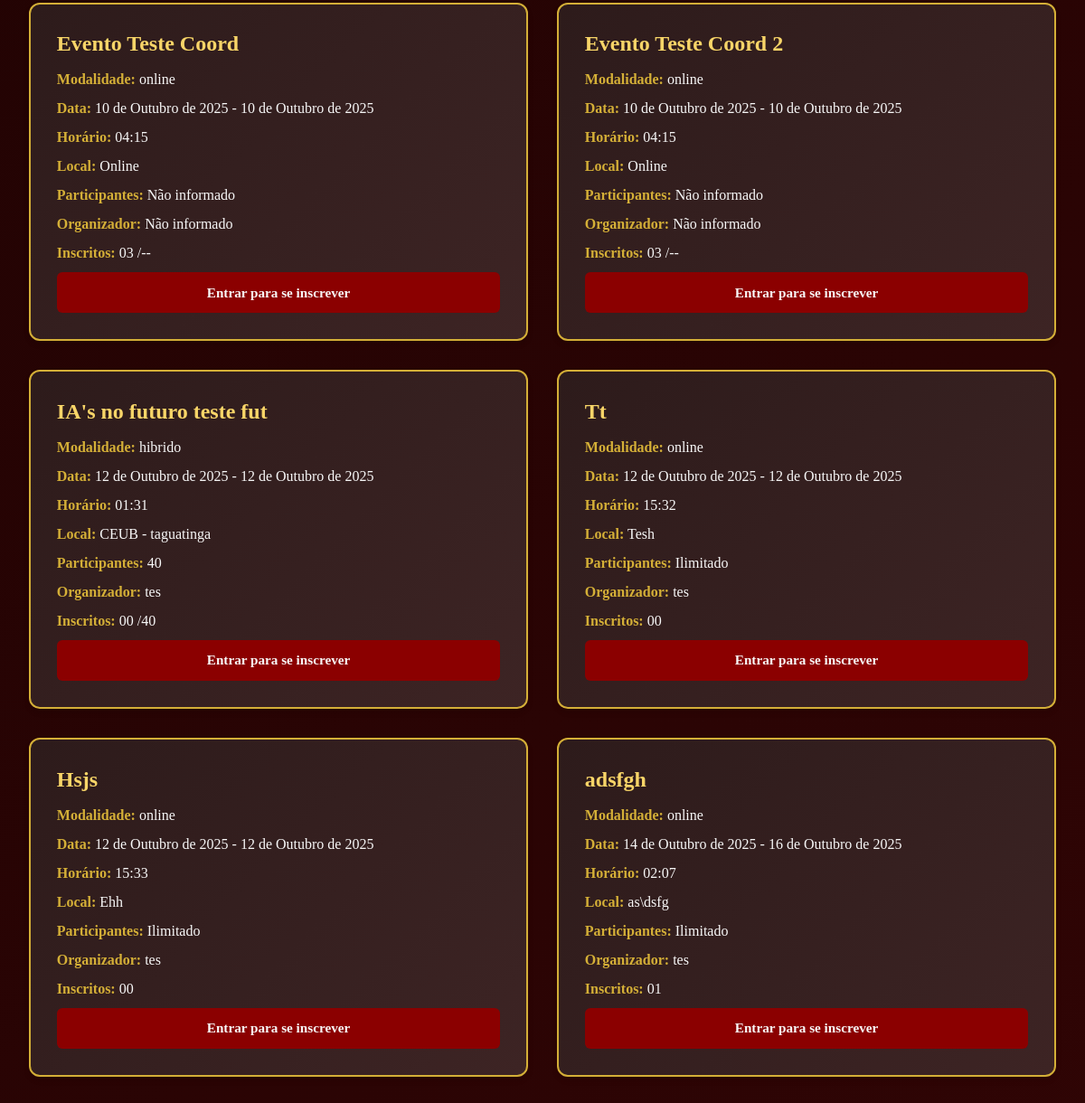
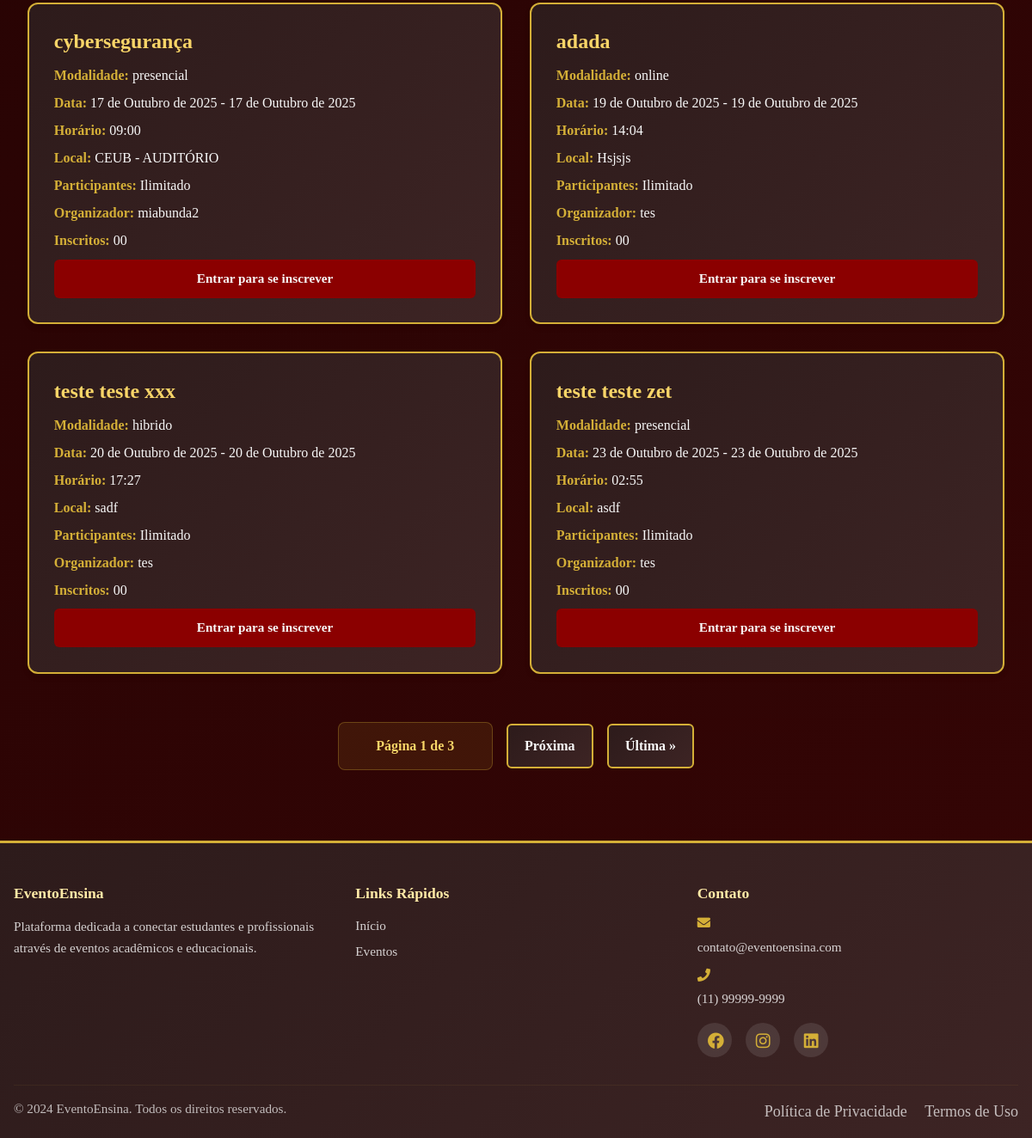
The app's page /eventos/ (lower part), older data (2 pictures, top to bottom).
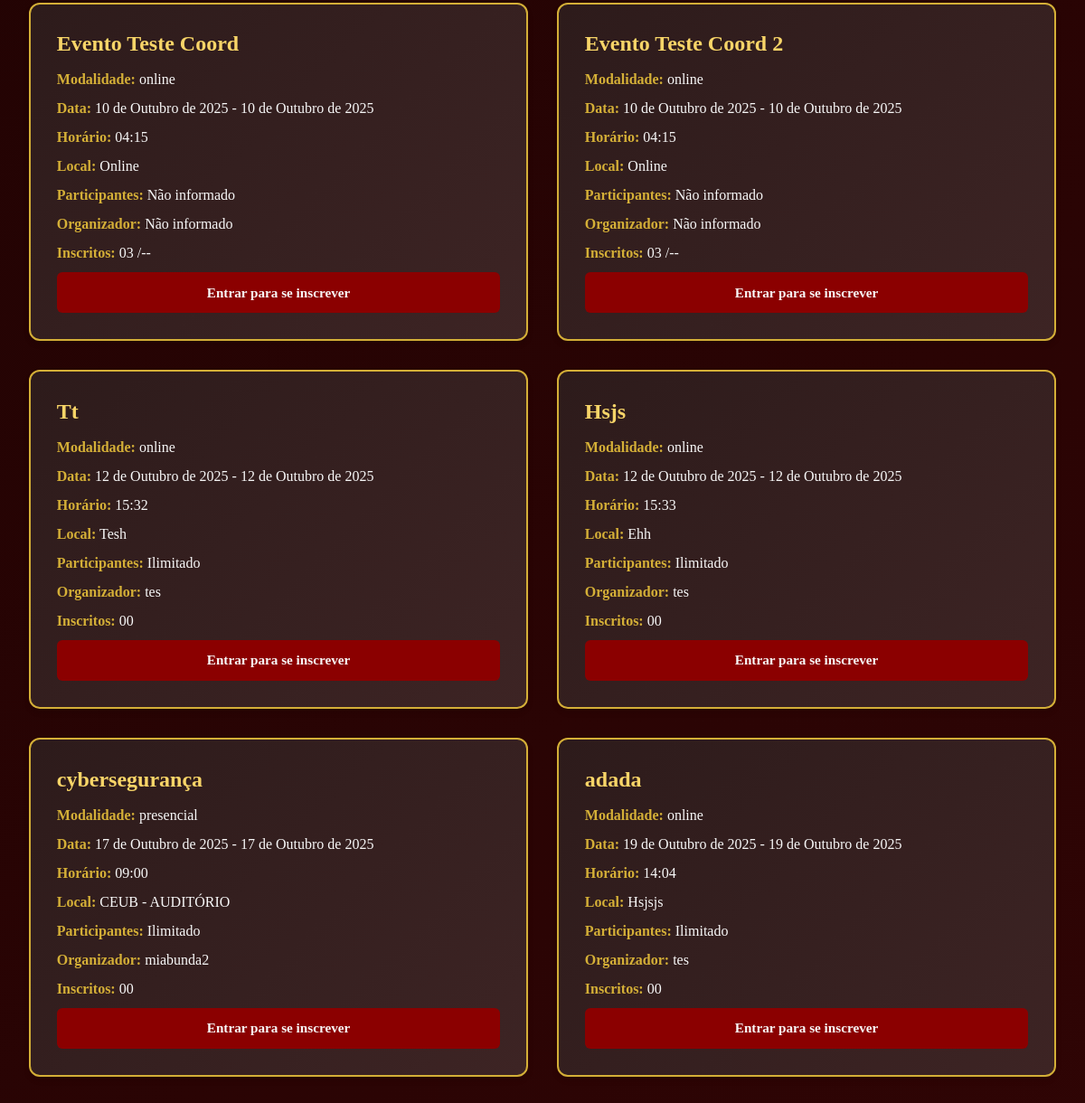
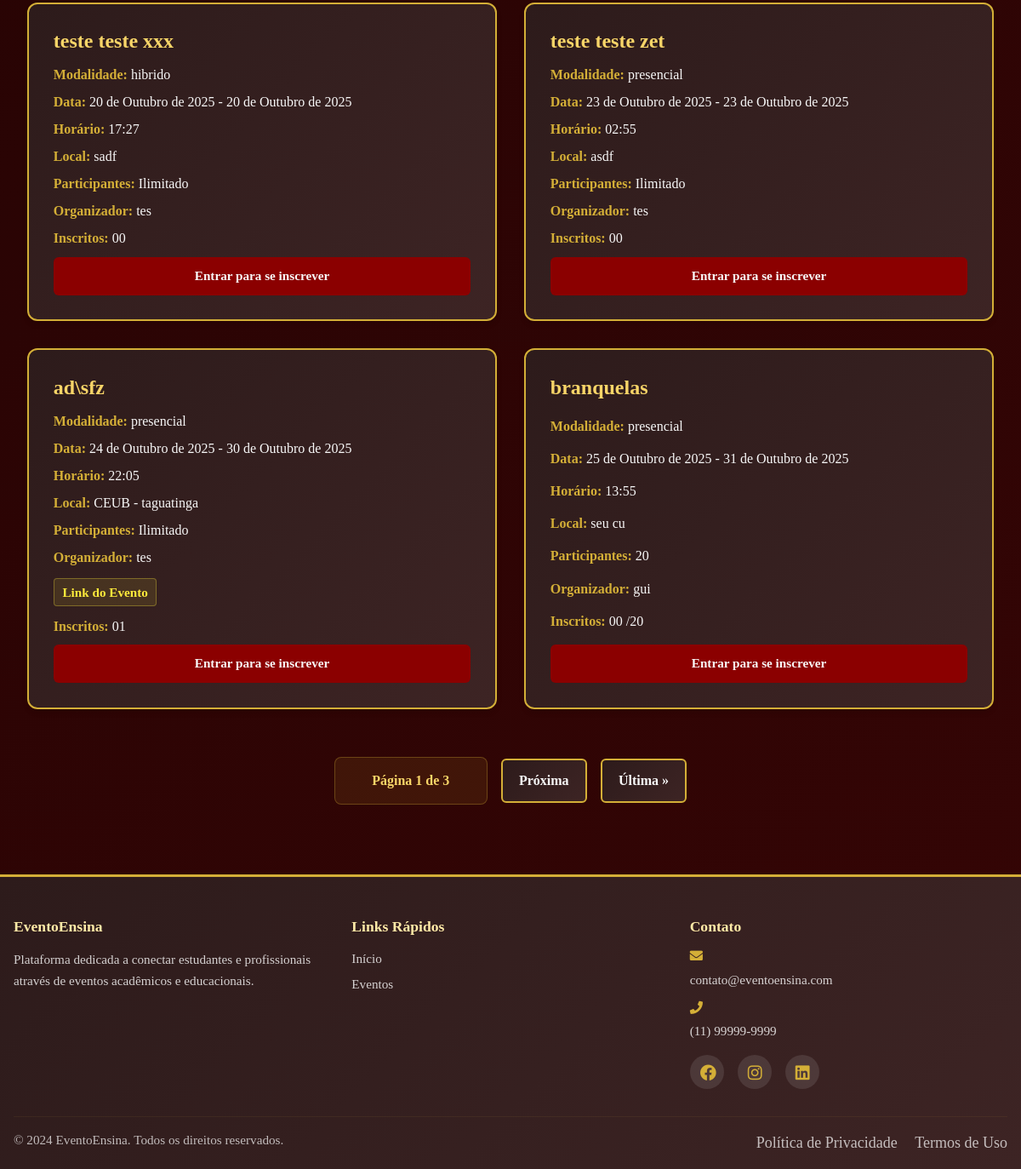
The same page, newer data (2 pictures, top to bottom).
### eventos/models.py (models this page shows, shortened)
class Evento(models.Model):
    MODALIDADES = [
        ('online', 'Online'),
        ('presencial', 'Presencial'),
        ('hibrido', 'Híbrido'),
    ]
    titulo = models.CharField(max_length=200)
    tipo = models.ForeignKey(TipoEvento, on_delete=models.CASCADE)
    modalidade = models.CharField(max_length=10, choices=MODALIDADES)
    data_inicio = models.DateField()
    data_fim = models.DateField()
    horario = models.TimeField()
    local = models.CharField(max_length=200, blank=True, null=True)
    link = models.URLField(blank=True, null=True)
    quantidade_participantes = models.PositiveIntegerField(null=True, blank=True)
    sem_limites = models.BooleanField(default=False)
    organizador = models.CharField(max_length=200, null=True, blank=True)
    criador = dj_models.ForeignKey(
        'usuarios.Usuario',
        on_delete=dj_models.SET_NULL,
        null=True,
        blank=True,
        related_name='eventos_criados'
    )
    def evento_thumb_upload_to(instance, filename):
        """
        Define o caminho da imagem principal (thumb) do evento.
        Sempre substitui a anterior com nome fixo 'thumb.ext'.
        """
        date_str = instance.data_inicio.strftime('%Y_%m_%d') if instance.data_inicio else 'sem_data'
        slug = slugify(instance.titulo)
        ext = os.path.splitext(filename)[1]
        return f'eventos/{date_str}_{slug}/thumb{ext}'
    thumb = models.ImageField(upload_to=evento_thumb_upload_to, blank=True, null=True)
    descricao = models.TextField(blank=True, null=True)
    horas = models.DecimalField(max_digits=5, decimal_places=2, null=True, blank=True)
    gallery_slug = models.CharField(max_length=255, blank=True, null=True)
    finalizado = models.BooleanField(default=False)

### eventos/views.py (the view)
# urls.py: path('', views.lista_eventos, name='lista_eventos_root'),
def lista_eventos(request):
    usuario = get_current_usuario(request)
    todos_eventos = Evento.objects.all().order_by('finalizado', 'data_inicio')
    paginator = Paginator(todos_eventos, 10)
    page = request.GET.get('page', 1)
    try:
        eventos = paginator.page(page)
    except PageNotAnInteger:
        eventos = paginator.page(1)
    except EmptyPage:
        eventos = paginator.page(paginator.num_pages)
    usuario_inscricoes = []
    if usuario:
        usuario_inscricoes = list(InscricaoEvento.objects.filter(inscrito=usuario)
                                    .values_list('evento_id', flat=True))
    eventos_calendario = []
    for evento in todos_eventos:  # Agora só itera sobre eventos da página atual
        inscritos = evento.inscricaoevento_set.count()
        disponivel = (evento.sem_limites or (
            evento.quantidade_participantes and
            evento.quantidade_participantes > inscritos
        )) and evento.finalizado == False
        inscrito = usuario and evento.id in usuario_inscricoes
        horario_formatado = evento.horario.strftime('%H:%M') if evento.horario else ""
        evento_data = {
            'id': evento.id,
            'titulo': evento.titulo[:20],
            'data_inicio': evento.data_inicio.strftime('%Y-%m-%d'),
            'data_fim': evento.data_fim.strftime('%Y-%m-%d') if evento.data_fim else None,
            'disponivel': disponivel,
            'inscrito': inscrito,
            'horario': horario_formatado,
            'local': evento.local or 'Online',
            'criador_id': evento.criador.id if evento.criador else None,
        }
        eventos_calendario.append(evento_data)
    return render(request, 'eventos/inscrever_evento.html', {
        'eventos': eventos,                 # Para os CARDS (já paginado)
        'usuario': usuario,
        'usuario_inscricoes': usuario_inscricoes,
        'eventos_calendario': eventos_calendario, # Para o CALENDÁRIO
        'eventos_calendario_json': json.dumps(eventos_calendario, ensure_ascii=False),
    })

### usuarios/views.py (called while the page is built, shortened)
def get_current_usuario(request):
    usuario_id = request.session.get('usuario_id')
    if not usuario_id:
        return None
    try:
        return Usuario.objects.get(pk=usuario_id)
    except Usuario.DoesNotExist:
        return None

### eventos/templates/eventos/inscrever_evento.html (shortened to what this page needs)
{% extends 'base/base.html' %}
{% load static %}
{% block extra_css %}
<link rel="stylesheet" href="{% static 'css/lista_eventos.css' %}">
<link rel="stylesheet" href="{% static 'css/calendario.css' %}">
<link rel="stylesheet" href="{% static 'css/popup.css' %}">
<link href="https://cdnjs.cloudflare.com/ajax/libs/font-awesome/5.15.4/css/all.min.css" rel="stylesheet">
{% endblock %}
{% block content %}
<div class="eventos-container">
    {% if eventos %}
        <div class="eventos-grid" id="eventosGrid">
            {% for evento in eventos %}
                <div class="evento-card"
                     data-start="{{ evento.data_inicio }}"
                     data-end="{{ evento.data_fim|default:evento.data_inicio }}"
                     data-disponivel="{{ evento.disponivel|yesno:'true,false' }}">
                    <h2>{{ evento.titulo }}</h2>
                    <p><strong>Modalidade:</strong> {{ evento.modalidade }}</p>
                    <p><strong>Data:</strong> {{ evento.data_inicio }}{% if evento.data_fim %} - {{ evento.data_fim }}{% endif %}</p>
                    <p><strong>Horário:</strong> {{ evento.horario }}</p>
                    <p><strong>Local:</strong> {{ evento.local|default:"Online" }}</p>
                    <p><strong>Participantes:</strong>
                        {% if evento.sem_limites %}Ilimitado{% elif evento.quantidade_participantes %}{{ evento.quantidade_participantes }}{% else %}Não informado{% endif %}
                    </p>
                    <p><strong>Organizador:</strong> {{ evento.organizador|default:"Não informado" }}</p>
                    {% if evento.link %}<p><a href="{{ evento.link }}" target="_blank">Link do Evento</a></p>{% endif %}
                    <p><strong>Inscritos:</strong> {{ evento.inscricaoevento_set.count|stringformat:"02d" }}
                        {% if not evento.sem_limites and evento.quantidade_participantes %}/{{ evento.quantidade_participantes|stringformat:"02d" }}{% elif not evento.sem_limites %}/--{% endif %}
                    </p>
                    {% if usuario %}
                        <div class="evento-actions">
                            {% if evento.criador == usuario %}
                                <a href="{% url 'meus_eventos' %}?evento={{ evento.id }}" class="btn">Gerenciar Evento</a>
                                <a href="{% url 'galeria_evento' evento.id %}" class="btn">Ver Galeria do Evento</a>
                            {% else %}
                                {% if evento.id in usuario_inscricoes %}
                                    <a href="{% url 'detalhe_evento' evento.id %}" class="btn cancel">Cancelar Inscrição</a>
                                    <a href="{% url 'galeria_evento' evento.id %}" class="btn">Ver Galeria do Evento</a>
                                {% else %}
                                    <a href="{% url 'detalhe_evento' evento.id %}" class="btn inscr">Inscrever-se</a>
                                {% endif %}
                            {% endif %}
                        </div>
                    {% else %}
                        <a href="{% url 'login' %}" class="btn">Entrar para se inscrever</a>
                    {% endif %}
                </div>
            {% endfor %}
        </div>
        {% if eventos.has_other_pages %}
        <div class="paginacao">
            <span class="pagina-atual">
                Página {{ eventos.number }} de {{ eventos.paginator.num_pages }}
            </span>
            {% if eventos.has_next %}
                <a href="?page={{ eventos.next_page_number }}" class="pagina-link proxima">Próxima</a>
                <a href="?page={{ eventos.paginator.num_pages }}" class="pagina-link ultima">Última &raquo;</a>
            {% endif %}
        </div>
        {% endif %}
    {% else %}
        <p>Nenhum evento cadastrado.</p>
    {% endif %}
</div>
{% endblock %}

Row changes from the older to the newer data that the page shows:
no longer on this page (row edited): Evento: titulo "IA's no futuro teste fut", modalidade "hibrido", data_inicio "12 de Outubro de 2025", data_fim "12 de Outubro de 2025", horario "01:31", local "CEUB - taguatinga", quantidade_participantes "40", organizador "tes", inscricaoevento_set.count "00"
no longer on this page (row edited): Evento: titulo "adsfgh", modalidade "online", data_inicio "14 de Outubro de 2025", data_fim "16 de Outubro de 2025", horario "02:07", local "as\\dsfg", sem_limites "Ilimitado", organizador "tes", inscricaoevento_set.count "01"
added Evento: titulo "ad\\sfz", modalidade "presencial", data_inicio "24 de Outubro de 2025", data_fim "30 de Outubro de 2025", horario "22:05", local "CEUB - taguatinga", sem_limites "Ilimitado", organizador "tes", inscricaoevento_set.count "01"
now on this page (row unchanged): Evento: titulo "branquelas", modalidade "presencial", data_inicio "25 de Outubro de 2025", data_fim "31 de Outubro de 2025", horario "13:55", local "seu cu", quantidade_participantes "20", organizador "gui", inscricaoevento_set.count "00"
